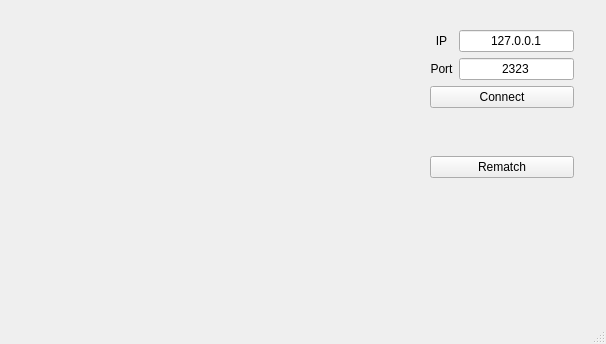
<?xml version="1.0" encoding="UTF-8"?>
<ui version="4.0">
 <class>MainWindow</class>
 <widget class="QMainWindow" name="MainWindow">
  <property name="geometry">
   <rect>
    <x>0</x>
    <y>0</y>
    <width>606</width>
    <height>344</height>
   </rect>
  </property>
  <property name="windowTitle">
   <string>MainWindow</string>
  </property>
  <widget class="QWidget" name="centralwidget">
   <widget class="QWidget" name="gridLayoutWidget">
    <property name="geometry">
     <rect>
      <x>80</x>
      <y>20</y>
      <width>271</width>
      <height>271</height>
     </rect>
    </property>
    <layout class="QGridLayout" name="gridLayout">
     <property name="spacing">
      <number>0</number>
     </property>
    </layout>
   </widget>
   <widget class="QWidget" name="layoutWidget">
    <property name="geometry">
     <rect>
      <x>430</x>
      <y>30</y>
      <width>144</width>
      <height>148</height>
     </rect>
    </property>
    <layout class="QVBoxLayout" name="verticalLayout_3">
     <item>
      <layout class="QHBoxLayout" name="horizontalLayout">
       <item>
        <layout class="QVBoxLayout" name="verticalLayout">
         <item>
          <widget class="QLabel" name="label">
           <property name="text">
            <string>IP</string>
           </property>
           <property name="alignment">
            <set>Qt::AlignCenter</set>
           </property>
          </widget>
         </item>
         <item>
          <widget class="QLabel" name="label_2">
           <property name="text">
            <string>Port</string>
           </property>
           <property name="alignment">
            <set>Qt::AlignCenter</set>
           </property>
          </widget>
         </item>
        </layout>
       </item>
       <item>
        <layout class="QVBoxLayout" name="verticalLayout_2">
         <item>
          <widget class="QLineEdit" name="ipLine">
           <property name="text">
            <string>127.0.0.1</string>
           </property>
           <property name="alignment">
            <set>Qt::AlignCenter</set>
           </property>
          </widget>
         </item>
         <item>
          <widget class="QLineEdit" name="portLine">
           <property name="text">
            <string>2323</string>
           </property>
           <property name="alignment">
            <set>Qt::AlignCenter</set>
           </property>
          </widget>
         </item>
        </layout>
       </item>
      </layout>
     </item>
     <item>
      <widget class="QPushButton" name="connectButton">
       <property name="text">
        <string>Connect</string>
       </property>
      </widget>
     </item>
     <item>
      <widget class="QLabel" name="turnLabel">
       <property name="font">
        <font>
         <family>Times New Roman</family>
         <pointsize>14</pointsize>
         <bold>true</bold>
        </font>
       </property>
       <property name="text">
        <string/>
       </property>
       <property name="alignment">
        <set>Qt::AlignCenter</set>
       </property>
      </widget>
     </item>
     <item>
      <widget class="QPushButton" name="rematchButton">
       <property name="text">
        <string>Rematch</string>
       </property>
      </widget>
     </item>
    </layout>
   </widget>
  </widget>
  <widget class="QMenuBar" name="menubar">
   <property name="geometry">
    <rect>
     <x>0</x>
     <y>0</y>
     <width>606</width>
     <height>21</height>
    </rect>
   </property>
  </widget>
  <widget class="QStatusBar" name="statusbar"/>
 </widget>
 <resources/>
 <connections/>
</ui>
